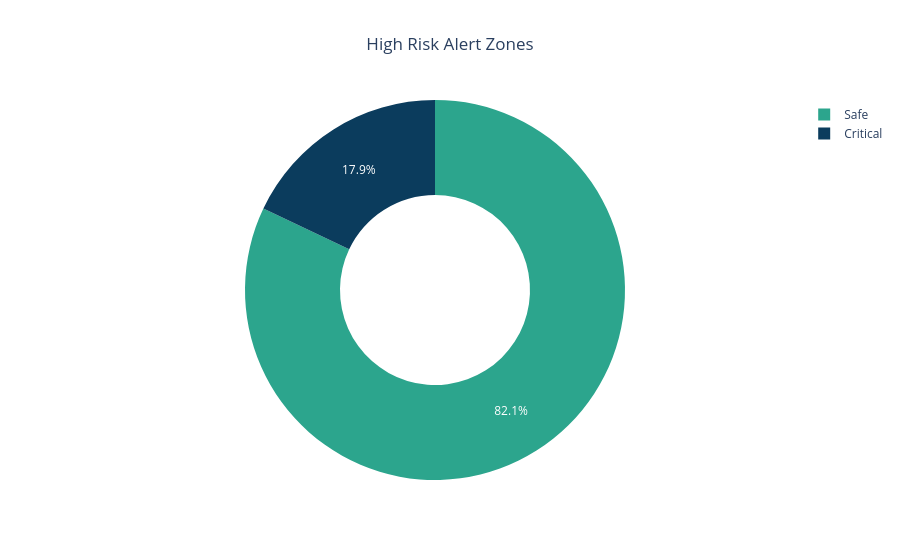

The cell this chart's notebook holds for it:
### Markdown cell above
### 5 High Risk Threshold Alert

- Highlights districts crossing a critical risk threshold.

### Code cell
threshold = df['risk_score'].mean()

df['alert'] = df['risk_score'].apply(
    lambda x: 'Critical' if x > threshold else 'Safe'
)

alert_count = df['alert'].value_counts().reset_index()
alert_count.columns = ['alert', 'count']

fig3 = px.pie(
    alert_count,
    names='alert',
    values='count',
    title='High Risk Alert Zones',
    hole=0.5,  # 🔥 donut style
    color='alert',
    color_discrete_sequence=['#2CA58D', '#0B3C5D']  # Blue-Green
)

fig3.update_layout(
    template='plotly_white',
    title_x=0.5
)

fig3.show()

### Figure 1 — Plotly figure (JSON) as saved in the notebook; plotly's stock layout.template omitted (floating-point values rounded to 4 significant figures)
{"data": [{"customdata": [["Safe"], ["Critical"]], "domain": {"x": [0, 1], "y": [0, 1]}, "hole": 0.5, "hovertemplate": "alert=%{customdata[0]}<br>count=%{value}<extra></extra>", "labels": ["Safe", "Critical"], "legendgroup": "", "marker": {"colors": ["#2CA58D", "#0B3C5D"]}, "name": "", "showlegend": true, "type": "pie", "values": [622, 136]}], "layout": {"legend": {"tracegroupgap": 0}, "piecolorway": ["#2CA58D", "#0B3C5D"], "title": {"text": "High Risk Alert Zones", "x": 0.5}}}
